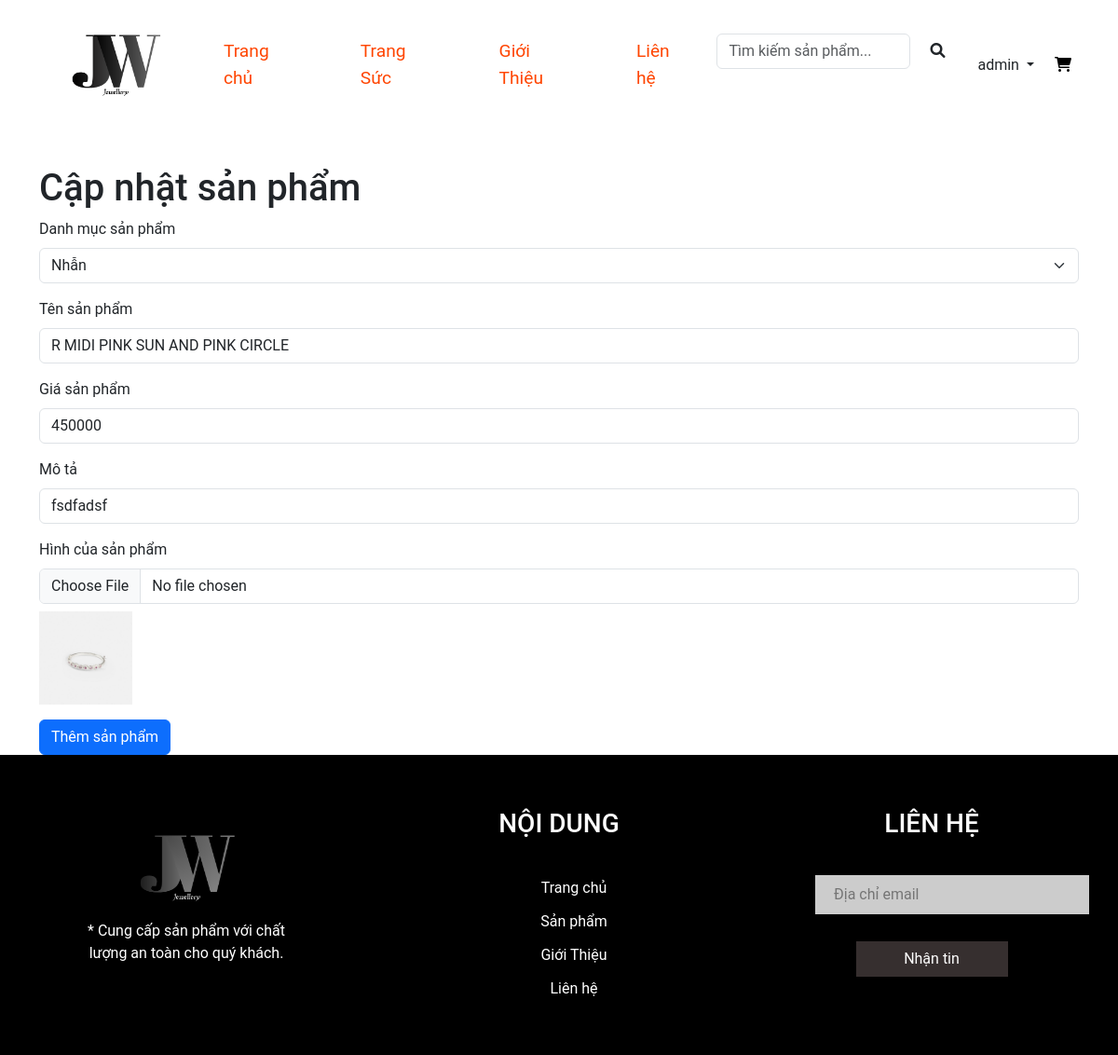
The page /admin-edit-pro/1 (signed in) on the database its author committed.
### tables this page shows
CREATE TABLE `sanpham` (
  `id` int NOT NULL,
  `ten` varchar(100) NOT NULL,
  `hinh` varchar(400) NOT NULL,
  `gia` varchar(50) NOT NULL,
  `sale` varchar(50) NOT NULL,
  `mota` varchar(1000) NOT NULL,
  `ngaydang` date NOT NULL,
  `id_dm` int NOT NULL
);

CREATE TABLE `danhmuc` (
  `id` int NOT NULL,
  `tendm` varchar(100) NOT NULL
);

### src/Framework/Viewer.php (called while the page is built, shortened)
<?php
class Viewer
{
  public function render(string $template, array $data = []): string
  {
    extract($data, EXTR_SKIP);
    require "views/$template";
    return ob_get_clean();
  }
}

### index.php (called while the page is built, shortened)
<?php
include_once "./views/layout-header.php";
$router = new Router();
$router->add("/", ["controller" => "home", "action" => "index"]);
$router->add("/trang-suc", ["controller" => "products", "action" => "index"]);
$router->add("/trang-suc/tim-kiem", ["controller" => "products", "action" => "search"]);
$router->add("/trang-suc/danh-muc/{id:\d+}", ["controller" => "products", "action" => "index"]);
$router->add("/trang-suc/chi-tiet/{id:\d+}", ["controller" => "products", "action" => "detail"]);
$router->add("/gioi-thieu", ["controller" => "home", "action" => "about"]);
$router->add("/lien-he", ["controller" => "home", "action" => "contact"]);
$router->add("/gio-hang", ["controller" => "carts", "action" => "index"]);
$router->add("/gio-hang/check-out", ["controller" => "carts", "action" => "checkout"]);
$router->add("/gio-hang/add/{id:\d+}", ["controller" => "carts", "action" => "addToCart"]);
$router->add("/gio-hang/xoa/{id:\d+}", ["controller" => "carts", "action" => "removeFromCart"]);
$router->add("/don-hang", ["controller" => "orders", "action" => "index"]);
$router->add("/don-hang/chi-tiet/{id:\d+}", ["controller" => "orders", "action" => "detail"]);
$router->add("/don-hang/huy/{id:\d+}", ["controller" => "orders", "action" => "cancel"]);
$router->add("/dang-nhap", ["controller" => "users", "action" => "login"]);
$router->add("/dang-ky", ["controller" => "users", "action" => "register"]);
$router->add("/dang-xuat", ["controller" => "users", "action" => "logout"]);
$router->add("/admin", ["controller" => "admins", "action" => "index"]);
$router->add("/admin-pro", ["controller" => "products", "action" => "adminPro"]);
$router->add("/admin-add-pro", ["controller" => "products", "action" => "adminAddPro"]);
$router->add("/admin-edit-pro/{id:\d+}", ["controller" => "products", "action" => "adminEditPro"]);
$router->add("/admin-delete-pro/{id:\d+}", ["controller" => "products", "action" => "deleteP"]);
$router->add("/admin-cate", ["controller" => "categorys", "action" => "adminCate"]);
$router->add("/admin-add-cate", ["controller" => "categorys", "action" => "adminAddCate"]);
$router->add("/admin-edit-cate/{id:\d+}", ["controller" => "categorys", "action" => "adminEditCate"]);
$router->add("/admin-delete-cate/{id:\d+}", ["controller" => "categorys", "action" => "deleteC"]);
$router->add("/admin-user", ["controller" => "admins", "action" => "adminUser"]);
$router->add("/admin-add-user", ["controller" => "admins", "action" => "addUser"]);
$router->add("/admin-edit-user/{id:\d+}", ["controller" => "admins", "action" => "editAdminUser"]);
$router->add("/admin-delete-user/{id:\d+}", ["controller" => "admins", "action" => "deleteU"]);
$router->add("/admin-order", ["controller" => "admins", "action" => "adminOrders"]);
$router->add("/admin-order-update/{id:\d+}", ["controller" => "admins", "action" => "updateOrderStatus"]);
$router->add("/admin-order-detail/{id:\d+}", ["controller" => "admins", "action" => "adminOrderDetail"]);
$router->add("/admin-order-confirm/{id:\d+}", ["controller" => "admins", "action" => "confirmOrder"]);
$router->add("/admin-order-cancel/{id:\d+}", ["controller" => "admins", "action" => "cancelOrder"]);
$path = parse_url($_SERVER["REQUEST_URI"], PHP_URL_PATH);
$params = $router->match($path);
$action = $params["action"];
unset($params['controller'], $params["action"]);
$controller_object = new ("App\Controllers\\" . $controller)();
$controller_object->$action(...$params);
include_once "./views/layout-footer.php";

### src/App/Database.php (called while the page is built, shortened)
<?php
class Database
{
  public function getConnection(): PDO
  {
    $dsn = "mysql:host={$this->host};dbname={$this->name};charset=utf8;port=3306";
    return new PDO($dsn, $this->user, $this->password, [
      PDO::ATTR_ERRMODE => PDO::ERRMODE_EXCEPTION
    ]);
  }
  private function query($sql, $param = [])
  {
    $stmt = $this->getConnection()->prepare($sql);
    if ($param) {
      $stmt->execute($param);
    } else {
      $stmt->execute();
    }
    return $stmt;
  }
  public function getAll($sql)
  {
    $param = array_slice(func_get_args(), 1);
    $stmt = $this->query($sql, $param);
    return $stmt->fetchAll(PDO::FETCH_ASSOC);
  }
  public function getOne($sql,)
  {
    $param = array_slice(func_get_args(), 1);
    $stmt = $this->query($sql, $param);
    return $stmt->fetch(PDO::FETCH_ASSOC);
  }
}

### src/Framework/Model.php (called while the page is built, shortened)
<?php
abstract class Model
{
  protected $table;
  protected Database $database;
  public function __construct()
  {
    $this->database = new Database("localhost", "wd19311-php2", "root", "");
    $this->database->getConnection();
  }
  public function find($id)
  {
    return $this->database->getOne("SELECT * FROM $this->table WHERE id = ?", $id);
  }
  public function findAll(): array
  {
    return $this->database->getAll("SELECT * FROM $this->table");
  }
}

### src/App/Models/Category.php (called while the page is built, shortened)
<?php
class Category extends Model
{
  public function getDM()
  {
    return $this->findAll();
  }
}

### views/admin-edit-pro.php (the view, shortened to what this page needs)
<div class="container mt-5">
    <h1>Cập nhật sản phẩm</h1>
    <form action="/web2-php/admin-edit-pro/<?= $editproduct['id'] ?>" method="POST" enctype="multipart/form-data">
        <div class="mb-3">
            <label for="id_dm" class="form-label">Danh mục sản phẩm</label>
            <select
                class="form-select"
                aria-label="Default select example" id="id_dm" name="id_dm">
                <?php foreach ($categories as $dm): ?>
                    <option value="<?= $dm['id'] ?>" <?= ($dm['id'] == $editproduct['id_dm']) ? 'selected' : '' ?>>
                        <?= $dm['tendm'] ?>
                    </option>
                <?php endforeach; ?>
            </select>
        </div>
        <div class="mb-3">
            <label for="ten" class="form-label">Tên sản phẩm</label>
            <input
                value="<?= $editproduct['ten'] ?>"
                type="text"
                class="form-control"
                id="ten"
                name="ten" required />
        </div>
        <div class="mb-3">
            <label for="gia" class="form-label">Giá sản phẩm</label>
            <input
                value="<?= $editproduct['gia'] ?>"
                type="number"
                class="form-control"
                id="gia"
                name="gia" required />
        </div>
        <div class="mb-3">
            <label for="mota" class="form-label">Mô tả</label>
            <input
                value="<?= $editproduct['mota'] ?>"
                type="text"
                class="form-control"
                id="mota"
                name="mota" required />
        </div>
        <div class="mb-3">
            <label for="hinh" class="form-label">Hình của sản phẩm</label>
            <input type="file" class="form-control" id="hinh" name="hinh" />
            <?php if (!empty($editproduct['hinh'])): ?>
                <div class="mt-2">
                    <img src="/web2-php/public/image/<?= $editproduct['hinh'] ?>" alt="Ảnh sản phẩm" width="100">
                </div>
            <?php endif; ?>
        </div>
        <button type="submit" class="btn btn-primary">Thêm sản phẩm</button>
    </form>
</div>

### public/css/index.css (style rules this page uses)
:root { --main-color: #d3ad7f; --black: black; --bg: #fff; --border: .1rem solid rgba(255, 255, 255, .3); }
* { padding: 0; margin: 0; box-sizing: border-box; font-family: 'Roboto', sans-serif; outline: none; border: none; text-decoration: none; }
body { background: #fff; }

### rows shown on the page
sanpham: id_dm "Nhẫn", ten "R MIDI PINK SUN AND PINK CIRCLE", gia "450000", mota "fsdfadsf", hinh (picture)

### other values the page prints
$_SESSION['user']['username'] "admin"
